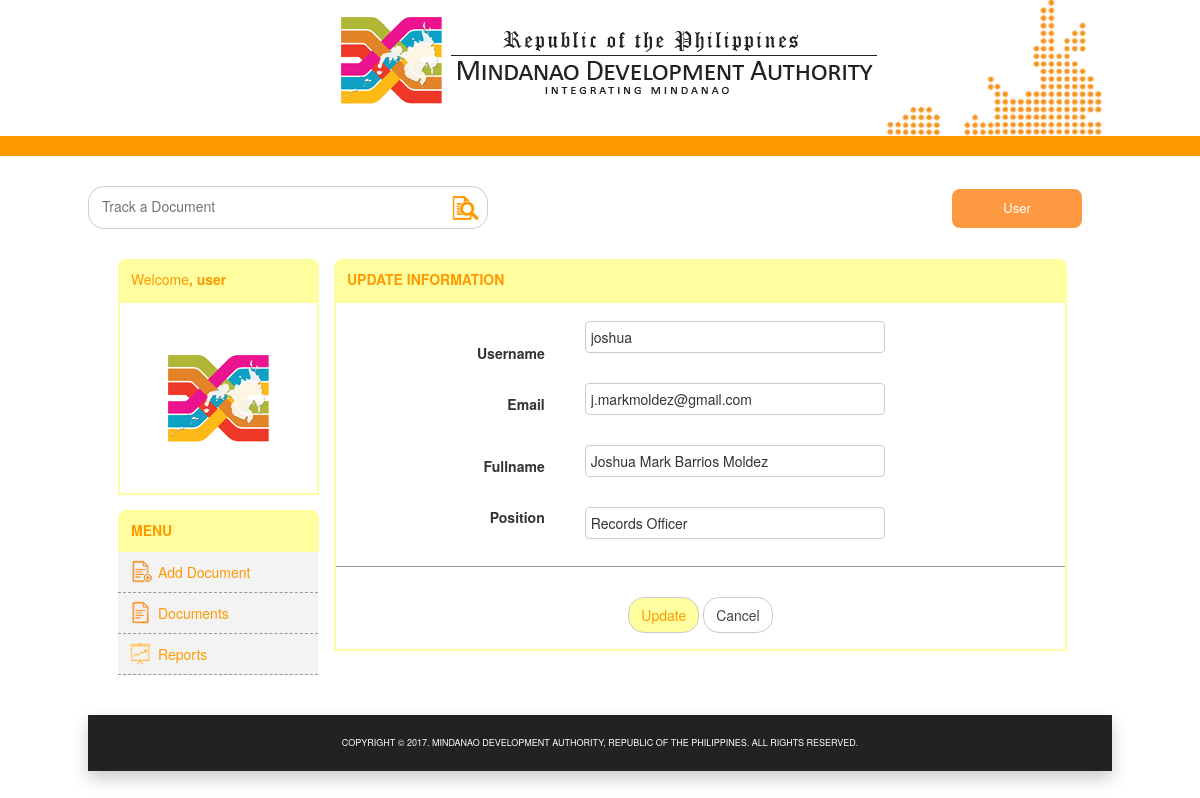
The app's page /records-officer/updateinfo-record.php?id=6 (signed in) with its own data.
### tables this page shows
CREATE TABLE `users` (
  `id` int(11) UNSIGNED NOT NULL,
  `username` varchar(50) NOT NULL,
  `email` varchar(50) NOT NULL,
  `name` varchar(50) NOT NULL,
  `office` varchar(50) NOT NULL,
  `userType` varchar(30) NOT NULL,
  `position` varchar(50) NOT NULL,
  `password` varchar(255) NOT NULL,
  `created_at` datetime NOT NULL DEFAULT CURRENT_TIMESTAMP
);

### include/update-info.php (called while the page is built, shortened)
<?php
require_once 'config.php';
$username = $email = $name = $position = $userType="";
$username_err = $email_err = $name_err = $position_err = "";
if(isset($_POST["id"]) && !empty($_POST["id"])){
    $id = $_POST["id"];
		$input_username = trim($_POST["username"]);
    if(empty($input_username)){
        $username_err = "Please enter a username.";
    } else{
        $sql = "SELECT id, userType FROM users WHERE username = ?";
        if($stmt = mysqli_prepare($link, $sql)){
            mysqli_stmt_bind_param($stmt, "s", $param_username);
            $param_username = trim($_POST["username"]);
            if(mysqli_stmt_execute($stmt)){
                mysqli_stmt_store_result($stmt);
                mysqli_stmt_bind_result($stmt, $idTmp, $userType_db);
                  if(mysqli_stmt_fetch($stmt)){
                    $userType = $userType_db;
                  }
                    $username = $input_username;
            } else{
                echo "Oops! Something went wrong. Please try again later.";
            }
        }
        mysqli_stmt_close($stmt);
    }
		$input_email = trim($_POST["email"]);
		if(empty($input_email)){
        $email_err = "Please enter an email.";
    } elseif (!filter_var(trim($_POST['email']), FILTER_VALIDATE_EMAIL)) {
      $email_err = "Please enter a valid email";
    } else{
        $email = $input_email;
    }
    $input_name = trim($_POST["name"]);
    if(empty($input_name)){
        $name_err = "Please enter a name.";
    } elseif(!filter_var(trim($_POST["name"]), FILTER_VALIDATE_REGEXP, array("options"=>array("regexp"=>"/^[a-zA-Z'-.\s ]+$/")))){
        $name_err = 'Please enter a valid name.';
    } else{
        $name = $input_name;
    }
    $input_position = trim($_POST["position"]);
    if(empty($input_position)){
        $position_err = 'Please enter a position.';
    } else{
        $position = $input_position;
    }
    if(empty($username_err) && empty($email_err) && empty($name_err) && empty($position_err)){
        $sql = "UPDATE users SET username=?, email=?, name=?, position=? WHERE id=?";
        if($stmt = mysqli_prepare($link, $sql)){
            mysqli_stmt_bind_param($stmt, "ssssi", $param_username, $param_email, $param_name, $param_position, $param_id);
						$param_username = $username;
            $param_email = $email;
            $param_name = $name;
            $param_position = $position;
            $param_id = $id;
            if(mysqli_stmt_execute($stmt)){
                if(strcmp($userType,"Admin")==0){
                  header("location: index.php");
                  exit();
                }else if(strcmp($userType,"User")==0){
                  header("location: usersetting-user.php");
                  exit();
                }else{
                  header("location: usersetting-record.php");
                  exit();
                }
            } else{
                echo "Something went wrong. Please try again later.";
            }
        }
        mysqli_stmt_close($stmt);
    }
    mysqli_close($link);
} else{
    if(isset($_GET["id"]) && !empty(trim($_GET["id"]))){
        $sql = "SELECT * FROM users WHERE id = ?";
        if($stmt = mysqli_prepare($link, $sql)){
            mysqli_stmt_bind_param($stmt, "i", $param_id);
            if(mysqli_stmt_execute($stmt)){
                $result = mysqli_stmt_get_result($stmt);
                if(mysqli_num_rows($result) == 1){
                    $row = mysqli_fetch_array($result, MYSQLI_ASSOC);
                    $username = $row["username"];
                    $email = $row["email"];
                    $name = $row["name"];
										$position = $row["position"];
                } else{
									echo "URL doesn't contain valid id. Redirect to error page";
                }
            } else{
                echo "Oops! Something went wrong. Please try again later.";
            }
        }
    }  else{
			echo "URL doesn't contain id parameter. ";
    }
}
?>

### records-officer/updateinfo-record.php (the view, shortened to what this page needs)
<?php
	require_once '../include/update-info.php';
?>
<!DOCTYPE html>
<head>
	<link rel="stylesheet" type="text/css" href="../css/styles.css" />
	<link rel="stylesheet" href="../css/bootstrap.min.css">
</head>
<body>
	<header>
		<div class="minda-header">
		<img src="../img/minda-header.png" alt="minda-header" class="minda-banner" >
		<img src="../img/minda-img.png" alt="mindanao" class="minda-logo">
	</div>
	<div class="bar-line"></div>
	</header>
	<div class="wrapper">
		<div class="search-menu">
      <form action="../results.php" method="GET">
        <div class="search-div">
            <input type="text" name="search_query"  placeholder="Track a Document"/>
            <span><button type="submit" class="btnSearch"><img src="../img/search-icon.png"></button></span>
        </div>
      </form>
      <div class="dropdown">
        <button onclick="dropFunc()" class="dropbtn">User</button>
      </div>
    </div>
    <div class="contents">
      <table>
        <tr>
          <td class="user-menu" valign="top">
            <h3 class="user-pic-label"><span>Welcome</span>, user</h3>
          		<img src="../img/minda-logo.png" alt="user-profile-pic">
          </td>
					<td class="am-display" rowspan="2" valign="top">
            <h3 class="nav-header">update information</h3>
              <div class="menu-display" style="height: 350px">
								<form action="<?php echo htmlspecialchars(basename($_SERVER['REQUEST_URI'])); ?>" method="post">
									<table class="update-info">
										<tr height="70" valign="bottom">
												<td class="update-td">Username</td>
												<td class="update-textbox">
														<input type="text" name="username" value="<?php echo $username; ?>"/><br>
												</td>
										</tr>
										<tr height="60">
											<td class="update-td">Email</td>
											<td class="update-textbox">
													<input type="text" name="email" value="<?php echo $email; ?>"/><br>
											</td>
										</tr>
										<tr height="60">
											<td class="update-td">Fullname</td>
											<td class="update-textbox">
													<input type="text" name="name" value="<?php echo $name; ?>"/><br>
											</td>
										</tr>
										<tr height="70" valign="top">
											<td class="update-td">Position</td>
											<td class="update-textbox">
													<input type="text" name="position" value="<?php echo $position; ?>"/><br>
											</td>
										</tr>
									</table>
									<center>
									<div class="update-in-pass">
									<input type="submit" name="btnSave" class="btnOk" value="Update" />
									<p class="btnCancel"><a href="usersetting-record.php">Cancel</a></p> </div>
								</center>
								</form>
            </td>
          </tr>
					<td class="admin-menu" valign="top">
						<div class="user-menus">
						<h3 class="nav-header">menu</h3>
						<ul>
							<li><a href="adddocument.php"><img src="../img/add-docu-icon.png" alt="add-docu-icon"><p>add document</p></a></li>
							<li><a href="documents.php"><img src="../img/document.png" alt="document-icon"><p>documents</p></a></li>
							<li><a href="reports.php"><img src="../img/dashboard-icon.png" alt="dashboard-icon"><p>reports</p></a></li>
						</ul>
					</div>
					</td>
        </table>
      </div>
    </div>
        <footer class="footer">
            <center><p class="copyright">COPYRIGHT © 2017. MINDANAO DEVELOPMENT AUTHORITY, REPUBLIC OF THE PHILIPPINES. ALL RIGHTS RESERVED.</p></center>
        </footer>
    </body>
  </html>

### css/styles.css (style rules this page uses)
body { font-family: Arial, 'Helvetica Neue', Helvetica, sans-serif; }
.minda-header { width: 1024px; margin: 0 auto; height: 136px; }
.minda-banner { margin-left:250px; margin-top: 10px; }
.minda-logo { position: absolute; }
.bar-line { height: 20px; background-color: rgb(255,153,0); }
.wrapper { width: 1024px; margin: 0 auto; }
.footer { width: 1024px; height: 56px; background-color: rgb(34,34,34); margin: 0 auto; margin-top: 40px; box-shadow: 0px 8px 16px 0px rgba(0,0,0,0.2); }
.copyright { text-align: center; color: rgb(255,255,255); font-size: 9px; padding: 22px; }
.search-div { border: 1px solid #ccc; border-radius: 16px; width: 400px; }
.search-div input[type=text] { padding: 8px 12px; border: 1px solid white; border-top-left-radius: 16px; border-bottom-left-radius: 16px; width: 350px; }
.btnSearch { padding: 5px 7px; background-color: white; color:rgb(67,67,67); border: 1px solid white; border-top-right-radius: 16px; border-bottom-right-radius: 16px; }
.btnSearch img { width: 28px; height: 28px; }
.search-menu { margin-top: 30px; }
.dropbtn { background-color: #fd9941; color: white; padding: 10px 5px 10px 5px; font-size: 13px; border: none; cursor: pointer; border-radius: 8px; width: 130px; }
.dropdown { margin-top: -40px; float: right; margin-right: 30px; }
.contents { margin: 30px; }
.nav-header { font-size: 14px; color: rgb(255,153,0); background-color: rgb(255,254,159); padding: 13px; text-transform: uppercase; border-top-left-radius: 8px; border-top-right-radius: 8px; margin: 0px; font-weight: bold; }
.admin-menu p, .admin-menu img { display: inline; }
.admin-menu p { padding-left: 30px; }
.admin-menu img { width: 25px; height: 25px; position: absolute; margin-top: -3px; }
.admin-menu ul { list-style-type: none; margin: 0; padding: 0; width: 200px; background-color: rgb(243,243,243); }
.admin-menu li a { display: block; padding: 10px 10px; text-decoration: none; font-size: 14px; color: rgb(255,153,0); text-transform: capitalize; border-bottom: 1px dashed rgb(153,153,153); }
.am-display { width: 748px; padding-left: 15px; }
.menu-display { border: 2px solid rgb(255,254,159); }
.menu-display { display: table; width: 100%; }
.btnOk, .btnCancel { padding: 7px 12px; border: 1px solid #ccc; border-radius: 16px; }
.btnOk { background-color: rgb(255,254,159); color: rgb(255,153,0); font-size: 14px; }
.btnCancel { background-color: white; width: 50px; margin-top: 0px; }
.btnCancel a { text-decoration: none; color:rgb(67,67,67); font-size: 14px; }
.update-in-pass { margin-top: 30px; }
.update-in-pass p, .update-in-pass input[text=submit] { display: inline; }
.update-info { border-bottom: 1px solid rgb(153,153,153); width: 100%; padding: 20px 0; }
.update-td { font-size: 14px; color: rgb(51,51,51); font-weight: bold; padding: 10px; text-align: right; }
.update-info input[type=text] { padding: 5px; border: 1px solid #ccc; border-radius: 4px; width: 300px; }
.update-textbox { width: 70%; padding: 10px 10px 10px 30px; }
.update-info { border-collapse: collapse; }
.user-menu { height: 241px; }
.user-menu img { padding: 45px; border: 2px solid #FFFE9F; }
.user-menu span { font-weight: normal; }
.user-pic-label { font-size: 14px; color: rgb(255,153,0); background-color: rgb(255,254,159); padding: 13px; border-top-left-radius: 8px; border-top-right-radius: 8px; margin: 0px; font-weight: bold; }
.user-menus { margin-top: 10px; }

### records on screen
users: username "joshua", email "j.markmoldez@gmail.com", name "Joshua Mark Barrios Moldez", position "Records Officer"
